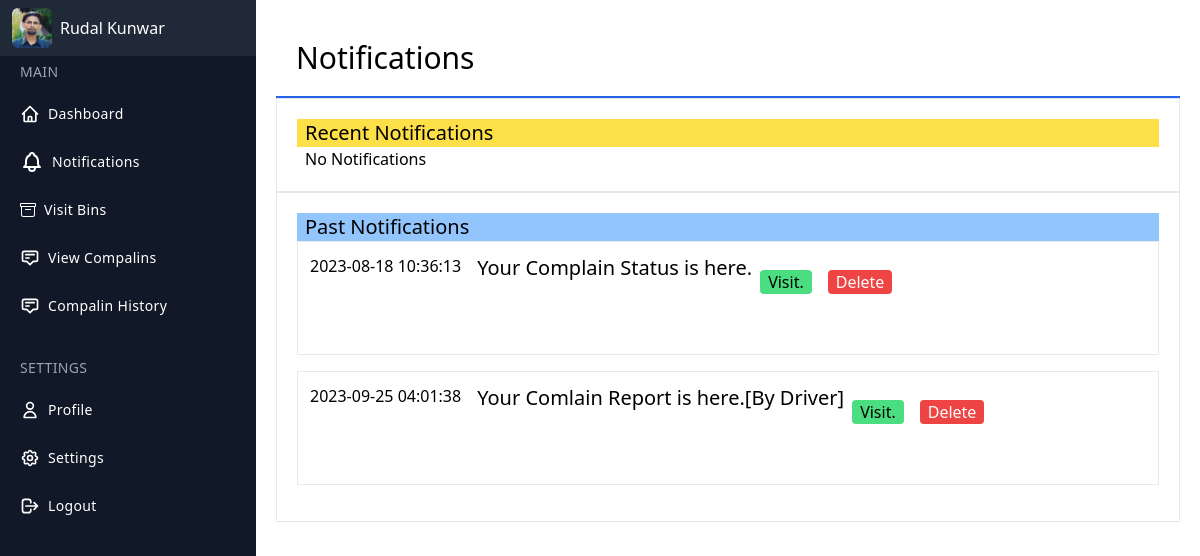
The page /user/notification.php (signed in) on the database its author committed.
### tables this page shows
CREATE TABLE `users` (
  `user_id` int(11) NOT NULL,
  `user_name` varchar(255) NOT NULL,
  `email` varchar(255) NOT NULL,
  `password` varchar(255) NOT NULL,
  `address` varchar(255) NOT NULL,
  `contact` varchar(255) NOT NULL,
  `profilepic` varchar(500) NOT NULL
);

CREATE TABLE `notification` (
  `id` int(11) NOT NULL,
  `from_id` int(11) NOT NULL,
  `to_id` int(11) NOT NULL,
  `message` varchar(500) NOT NULL,
  `time` timestamp NOT NULL DEFAULT current_timestamp(),
  `status` int(1) NOT NULL DEFAULT 0
);

### user/notification.php (the view, shortened to what this page needs)
<!DOCTYPE html>
<html lang="en">
<head>
    <link rel="stylesheet" href="../style.css">
</head>
<body>
    <?php include 'userdashlayout.php'; ?>
    <div class="h-full w-full p-5 ml-14 md:ml-64">
        <div class="w-full p-5 border-b-2 border-blue-600">
            <h2 class="text-3xl  ">Notifications</h2>
        </div>
        <div class="w-full p-5 border">
            <div class="bg-yellow-300 text-xl px-2"><span>Recent Notifications</span></div>
            <?php
            $query = "SELECT * FROM notification WHERE to_id=$userid AND status=0";
            $result = mysqli_query($con, $query);
            if ($result->num_rows > 0) {
                while ($row = $result->fetch_assoc()) {
            ?>
                    <div class="border p-3 mb-4">
                        <div class="flex mb-4">
                            <div>
                                <h3><?php echo $row['time']; ?></h3>
                            </div>
                            <div class="ml-4 flex">
                                <h3 class="text-xl"><?php echo $row['message']; ?></h3>
                                <div class="flex mb-4">
                                    <?php if ($row['from_id'] == 1) { ?>
                                        <a href="complainreport.php?nid=<?php echo $row['id']; ?>" class="px-2 my-4 mx-2 rounded bg-green-400 ">Visit.</a>
                                    <?php } else { ?>
                                        <a href="completedcomplain.php?nid=<?php echo $row['id']; ?>" class="px-2 my-4 mx-2 rounded bg-green-400 ">Visit.</a>
                                    <?php } ?>
                                </div>
                            </div>
                        </div>
                    </div>
                <?php
                }
            } else {
                ?>
                <h3 class="px-2">No Notifications</h3>
            <?php
            }
            ?>
        </div>
        <div class="w-full p-5 border">
            <div class="bg-blue-300 text-xl px-2"><span>Past Notifications</span></div>
            <?php
            $query = "SELECT * FROM notification WHERE to_id=$userid AND status=1";
            $result = mysqli_query($con, $query);
            if ($result->num_rows > 0) {
                while ($row = $result->fetch_assoc()) {
            ?>
                    <div class="border p-3 mb-4">
                        <div class="flex mb-4">
                            <div>
                                <h3><?php echo $row['time']; ?></h3>
                            </div>
                            <div class="ml-4 flex">
                                <h3 class="text-xl"><?php echo $row['message']; ?></h3>
                                <div class="flex mb-4">
                                    <?php if ($row['from_id'] == 1) { ?>
                                        <a href="complainreport.php?nid=<?php echo $row['id']; ?>" class="px-2 my-4 mx-2 rounded bg-green-400 ">Visit.</a>
                                    <?php } else { ?>
                                        <a href="completedcomplain.php?nid=<?php echo $row['id']; ?>" class="px-2 my-4 mx-2 rounded bg-green-400 ">Visit.</a>
                                    <?php } ?>
                                    <a href="deletenotification.php?nid=<?php echo $row['id']; ?>" class="px-2 my-4 mx-2 rounded bg-red-500 text-white ">Delete</a>
                                </div>
                            </div>
                        </div>
                    </div>
                <?php
                }
            } else {
                ?>
                <h3 class="px-2">No Notifications</h3>
            <?php
            }
            ?>
        </div>
    </div>
    </div>
</body>
</html>

### user/userdashlayout.php (shortened to what this page needs)
<?php
$user = $_SESSION['username'];
?>
<?php
$con = mysqli_connect("localhost", "root", "", "project_gcs");
$sql = "SELECT * FROM users WHERE user_name = '$user'";
$result = mysqli_query($con, $sql);
$data = mysqli_fetch_assoc($result);
$userid = $data['user_id'];
?>
<div class="flex">
    <div class="fixed h-full flex flex-col w-14 hover:w-64 md:w-64 bg-gray-900 text-white transition-all duration-300 border-none z-10 sidebar">
        <div class="overflow-y-auto overflow-x-hidden flex flex-col justify-between flex-grow">
            <div class="fixed w-full flex items-center h-14 text-white z-10">
                <div class="flex items-center justify-start  pl-3 w-14 md:w-64 h-14 bg-gray-800 border-none">
                    <a href="editprofile.php">
                        <img class="w-7 h-7 md:w-10 md:h-10 mr-2 rounded-md overflow-hidden" src="<?php echo $data['profilepic'] ?>" onerror="this.src='profilepic/dummyuser.jpg';" />
                    </a>
                    <span class="hidden md:block"><?php echo $user  ?> </span>
                </div>
            </div>
            <ul class="flex flex-col mt-10 py-4 space-y-1">
                <li class="px-5 hidden md:block">
                    <div class="flex flex-row items-center h-8">
                        <div class="text-sm font-light tracking-wide text-gray-400 uppercase">
                            Main
                        </div>
                    </div>
                </li>
                <li>
                    <a href="../user/userdashboard.php" class="relative flex flex-row items-center h-11 focus:outline-none hover:bg-gray-600 text-white-600 hover:text-white-800 border-l-4 border-transparent hover:border-gray-800 pr-6">
                        <span class="inline-flex justify-center items-center ml-4">
                        </span>
                        <span class="ml-2 text-sm tracking-wide truncate">Dashboard</span>
                    </a>
                </li>
                <li>
                    <a href="notification.php" class="relative flex flex-row items-center h-11 focus:outline-none hover:bg-gray-600 text-white-600 hover:text-white-800 border-l-4 border-transparent hover:border-gray-800 pr-6">
                        <span class="inline-flex justify-center items-center ml-4">
                        </span>
                        <span class="ml-2 text-sm tracking-wide truncate">Notifications</span>
                    </a>
                </li>
                <li>
                    <a href="../user/ubins.php" class="relative flex flex-row items-center h-11 focus:outline-none hover:bg-gray-600 text-white-600 hover:text-white-800 border-l-4 border-transparent hover:border-gray-800 pr-6">
                        <span class="inline-flex justify-center items-center ml-4">
                        </span>
                        <span class="ml-2 text-sm tracking-wide truncate">Visit Bins</span>
                    </a>
                </li>
                <li>
                    <a href="complainreport.php" class="relative flex flex-row items-center h-11 focus:outline-none hover:bg-gray-600 text-white-600 hover:text-white-800 border-l-4 border-transparent hover:border-gray-800 pr-6">
                        <span class="inline-flex justify-center items-center ml-4">
                            <svg class="w-5 h-5" fill="none" stroke="currentColor" viewBox="0 0 24 24" xmlns="http://www.w3.org/2000/svg">
                                <path stroke-linecap="round" stroke-linejoin="round" stroke-width="2" d="M7 8h10M7 12h4m1 8l-4-4H5a2 2 0 01-2-2V6a2 2 0 012-2h14a2 2 0 012 2v8a2 2 0 01-2 2h-3l-4 4z"></path>
                            </svg>
                        </span>
                        <span class="ml-2 text-sm tracking-wide truncate">View Compalins</span>
                    </a>
                </li>
                <li>
                    <a href="completedcomplain.php" class="relative flex flex-row items-center h-11 focus:outline-none hover:bg-gray-600 text-white-600 hover:text-white-800 border-l-4 border-transparent hover:border-gray-800 pr-6">
                        <span class="inline-flex justify-center items-center ml-4">
                            <svg class="w-5 h-5" fill="none" stroke="currentColor" viewBox="0 0 24 24" xmlns="http://www.w3.org/2000/svg">
                                <path stroke-linecap="round" stroke-linejoin="round" stroke-width="2" d="M7 8h10M7 12h4m1 8l-4-4H5a2 2 0 01-2-2V6a2 2 0 012-2h14a2 2 0 012 2v8a2 2 0 01-2 2h-3l-4 4z"></path>
                            </svg>
                        </span>
                        <span class="ml-2 text-sm tracking-wide truncate">Compalin History</span>
                    </a>
                </li>
                <li class="px-5 hidden md:block">
                    <div class="flex flex-row items-center mt-5 h-8">
                        <div class="text-sm font-light tracking-wide text-gray-400 uppercase">
                            Settings
                        </div>
                    </div>
                </li>
                <li>
                    <a href="editprofile.php" class="relative flex flex-row items-center h-11 focus:outline-none  hover:bg-gray-600 text-white-600 hover:text-white-800 border-l-4 border-transparent hover:border-gray-800 pr-6">
                        <span class="inline-flex justify-center items-center ml-4">
                            <svg class="w-5 h-5" fill="none" stroke="currentColor" viewBox="0 0 24 24" xmlns="http://www.w3.org/2000/svg">
                                <path stroke-linecap="round" stroke-linejoin="round" stroke-width="2" d="M16 7a4 4 0 11-8 0 4 4 0 018 0zM12 14a7 7 0 00-7 7h14a7 7 0 00-7-7z"></path>
                            </svg>
                        </span>
                        <span class="ml-2 text-sm tracking-wide truncate">Profile</span>
                    </a>
                </li>
                <li>
                    <a href="changepass.php" class="relative flex flex-row items-center h-11 focus:outline-none hover:bg-gray-600 text-white-600 hover:text-white-800 border-l-4 border-transparent hover:border-gray-800 pr-6">
                        <span class="inline-flex justify-center items-center ml-4">
                        </span>
                        <span class="ml-2 text-sm tracking-wide truncate">Settings</span>
                    </a>
                </li>
                <li>
                    <a href="../user/logout.php" class="relative flex flex-row items-center h-11 focus:outline-none hover:bg-gray-600 text-white-600 hover:text-white-800 border-l-4 border-transparent hover:border-gray-800 pr-6" onClick="return confirm('Do you want to Logout ?')">
                        <span class="inline-flex justify-center items-center ml-4">
                            <svg class="w-5 h-5" fill="none" stroke="currentColor" viewBox="0 0 24 24" xmlns="http://www.w3.org/2000/svg">
                                <path stroke-linecap="round" stroke-linejoin="round" stroke-width="2" d="M17 16l4-4m0 0l-4-4m4 4H7m6 4v1a3 3 0 01-3 3H6a3 3 0 01-3-3V7a3 3 0 013-3h4a3 3 0 013 3v1"></path>
                            </svg>
                        </span>
                        <span class="ml-2 text-sm tracking-wide truncate"> Logout</span>
                    </a>
                </li>
            </ul>
        </div>
    </div>

### style.css (style rules this page uses)
html { line-height: 1.5; -webkit-text-size-adjust: 100%; -moz-tab-size: 4; -o-tab-size: 4; tab-size: 4; font-family: ui-sans-serif, system-ui, -apple-system, BlinkMacSystemFont, "Segoe UI", Roboto, "Helvetica Neue", Arial, "Noto Sans", sans-serif, "Apple Color Emoji", "Segoe UI Emoji", "Segoe UI Symbol", "Noto Color Emoji"; font-feature-settings: normal; font-variation-settings: normal; }
body { margin: 0; line-height: inherit; }
h1, h2, h3, h4, h5, h6 { font-size: inherit; font-weight: inherit; }
a { color: inherit; text-decoration: inherit; }
blockquote, dl, dd, h1, h2, h3, h4, h5, h6, hr, figure, p, pre { margin: 0; }
ol, ul, menu { list-style: none; margin: 0; padding: 0; }
img, svg, video, canvas, audio, iframe, embed, object { display: block; vertical-align: middle; }
img, video { max-width: 100%; height: auto; }
.fixed { position: fixed; }
.relative { position: relative; }
.z-10 { z-index: 10; }
.mx-2 { margin-left: 0.5rem; margin-right: 0.5rem; }
.my-4 { margin-top: 1rem; margin-bottom: 1rem; }
.mb-4 { margin-bottom: 1rem; }
.ml-14 { margin-left: 3.5rem; }
.ml-2 { margin-left: 0.5rem; }
.ml-4 { margin-left: 1rem; }
.mr-2 { margin-right: 0.5rem; }
.mt-10 { margin-top: 2.5rem; }
.mt-5 { margin-top: 1.25rem; }
.flex { display: flex; }
.inline-flex { display: inline-flex; }
.hidden { display: none; }
.h-11 { height: 2.75rem; }
.h-14 { height: 3.5rem; }
.h-5 { height: 1.25rem; }
.h-7 { height: 1.75rem; }
.h-8 { height: 2rem; }
.h-full { height: 100%; }
.w-14 { width: 3.5rem; }
.w-5 { width: 1.25rem; }
.w-7 { width: 1.75rem; }
.w-full { width: 100%; }
.flex-grow { flex-grow: 1; }
.flex-row { flex-direction: row; }
.flex-col { flex-direction: column; }
.items-center { align-items: center; }
.justify-start { justify-content: flex-start; }
.justify-center { justify-content: center; }
.justify-between { justify-content: space-between; }
.space-y-1 > :not([hidden]) ~ :not([hidden]) { --tw-space-y-reverse: 0; margin-top: calc(0.25rem * calc(1 - var(--tw-space-y-reverse))); margin-bottom: calc(0.25rem * var(--tw-space-y-reverse)); }
.overflow-hidden { overflow: hidden; }
.overflow-y-auto { overflow-y: auto; }
.overflow-x-hidden { overflow-x: hidden; }
.truncate { overflow: hidden; text-overflow: ellipsis; white-space: nowrap; }
.rounded { border-radius: 0.25rem; }
.rounded-md { border-radius: 0.375rem; }
.border { border-width: 1px; }
.border-b-2 { border-bottom-width: 2px; }
.border-l-4 { border-left-width: 4px; }
.border-none { border-style: none; }
.border-blue-600 { --tw-border-opacity: 1; border-color: rgb(37 99 235 / var(--tw-border-opacity)); }
.border-transparent { border-color: transparent; }
.bg-blue-300 { --tw-bg-opacity: 1; background-color: rgb(147 197 253 / var(--tw-bg-opacity)); }
.bg-gray-800 { --tw-bg-opacity: 1; background-color: rgb(31 41 55 / var(--tw-bg-opacity)); }
.bg-gray-900 { --tw-bg-opacity: 1; background-color: rgb(17 24 39 / var(--tw-bg-opacity)); }
.bg-green-400 { --tw-bg-opacity: 1; background-color: rgb(74 222 128 / var(--tw-bg-opacity)); }
.bg-red-500 { --tw-bg-opacity: 1; background-color: rgb(239 68 68 / var(--tw-bg-opacity)); }
.bg-yellow-300 { --tw-bg-opacity: 1; background-color: rgb(253 224 71 / var(--tw-bg-opacity)); }
.p-3 { padding: 0.75rem; }
.p-5 { padding: 1.25rem; }
.px-2 { padding-left: 0.5rem; padding-right: 0.5rem; }
.px-5 { padding-left: 1.25rem; padding-right: 1.25rem; }
.py-4 { padding-top: 1rem; padding-bottom: 1rem; }
.pl-3 { padding-left: 0.75rem; }
.pr-6 { padding-right: 1.5rem; }
.text-3xl { font-size: 1.875rem; line-height: 2.25rem; }
.text-sm { font-size: 0.875rem; line-height: 1.25rem; }
.text-xl { font-size: 1.25rem; line-height: 1.75rem; }
.font-light { font-weight: 300; }
.uppercase { text-transform: uppercase; }
.tracking-wide { letter-spacing: 0.025em; }
.text-gray-400 { --tw-text-opacity: 1; color: rgb(156 163 175 / var(--tw-text-opacity)); }
.text-white { --tw-text-opacity: 1; color: rgb(255 255 255 / var(--tw-text-opacity)); }
.transition-all { transition-property: all; transition-timing-function: cubic-bezier(0.4, 0, 0.2, 1); transition-duration: 150ms; }
.duration-300 { transition-duration: 300ms; }
@media (min-width: 768px) { .md\:ml-64 { margin-left: 16rem; } }
@media (min-width: 768px) { .md\:block { display: block; } }
@media (min-width: 768px) { .md\:h-10 { height: 2.5rem; } }
@media (min-width: 768px) { .md\:w-10 { width: 2.5rem; } }
@media (min-width: 768px) { .md\:w-64 { width: 16rem; } }

### rows shown on the page
users: profilepic (picture)
notification: time "2023-08-18 10:36:13", message "Your Complain Status is here."
notification: time "2023-09-25 04:01:38", message "Your Comlain Report is here.[By Driver]"

### other values the page prints
$user "Rudal Kunwar"
